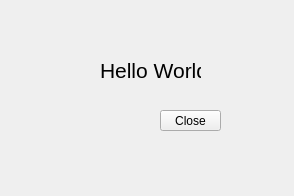
<?xml version="1.0" encoding="UTF-8"?>
<ui version="4.0">
 <class>Widget</class>
 <widget class="QWidget" name="Widget">
  <property name="geometry">
   <rect>
    <x>0</x>
    <y>0</y>
    <width>294</width>
    <height>196</height>
   </rect>
  </property>
  <property name="windowTitle">
   <string>Widget</string>
  </property>
  <widget class="QLabel" name="labelHW">
   <property name="geometry">
    <rect>
     <x>100</x>
     <y>50</y>
     <width>101</width>
     <height>41</height>
    </rect>
   </property>
   <property name="font">
    <font>
     <pointsize>16</pointsize>
     <italic>false</italic>
    </font>
   </property>
   <property name="text">
    <string>Hello World</string>
   </property>
  </widget>
  <widget class="QPushButton" name="btnClose">
   <property name="geometry">
    <rect>
     <x>160</x>
     <y>110</y>
     <width>61</width>
     <height>21</height>
    </rect>
   </property>
   <property name="text">
    <string>Close</string>
   </property>
  </widget>
 </widget>
 <layoutdefault spacing="6" margin="11"/>
 <resources/>
 <connections>
  <connection>
   <sender>btnClose</sender>
   <signal>clicked()</signal>
   <receiver>Widget</receiver>
   <slot>close()</slot>
   <hints>
    <hint type="sourcelabel">
     <x>190</x>
     <y>120</y>
    </hint>
    <hint type="destinationlabel">
     <x>146</x>
     <y>97</y>
    </hint>
   </hints>
  </connection>
 </connections>
</ui>
